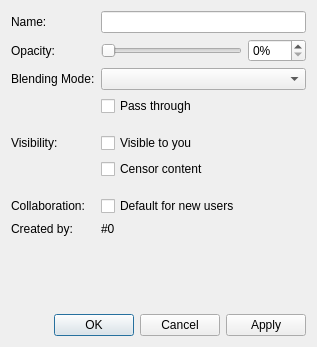
<?xml version="1.0" encoding="UTF-8"?>
<ui version="4.0">
 <class>LayerProperties</class>
 <widget class="QWidget" name="LayerProperties">
  <property name="windowModality">
   <enum>Qt::WindowModal</enum>
  </property>
  <property name="geometry">
   <rect>
    <x>0</x>
    <y>0</y>
    <width>317</width>
    <height>347</height>
   </rect>
  </property>
  <property name="windowTitle">
   <string>Layer Properties</string>
  </property>
  <layout class="QFormLayout" name="formLayout">
   <item row="0" column="0">
    <widget class="QLabel" name="titleLabel">
     <property name="text">
      <string>Name:</string>
     </property>
    </widget>
   </item>
   <item row="0" column="1">
    <widget class="QLineEdit" name="title"/>
   </item>
   <item row="2" column="0">
    <widget class="QLabel" name="opacityLabel">
     <property name="text">
      <string>Opacity:</string>
     </property>
    </widget>
   </item>
   <item row="2" column="1">
    <layout class="QHBoxLayout" name="horizontalLayout">
     <item>
      <widget class="QSlider" name="opacitySlider">
       <property name="maximum">
        <number>100</number>
       </property>
       <property name="orientation">
        <enum>Qt::Horizontal</enum>
       </property>
      </widget>
     </item>
     <item>
      <widget class="QSpinBox" name="opacitySpinner">
       <property name="suffix">
        <string>%</string>
       </property>
       <property name="maximum">
        <number>100</number>
       </property>
      </widget>
     </item>
    </layout>
   </item>
   <item row="4" column="0">
    <widget class="QLabel" name="blendModeLabel">
     <property name="text">
      <string>Blending Mode:</string>
     </property>
    </widget>
   </item>
   <item row="4" column="1">
    <widget class="QComboBox" name="blendMode"/>
   </item>
   <item row="6" column="1">
    <widget class="QCheckBox" name="passThrough">
     <property name="text">
      <string>Pass through</string>
     </property>
    </widget>
   </item>
   <item row="7" column="1">
    <spacer name="verticalSpacer">
     <property name="orientation">
      <enum>Qt::Vertical</enum>
     </property>
     <property name="sizeType">
      <enum>QSizePolicy::Fixed</enum>
     </property>
     <property name="sizeHint" stdset="0">
      <size>
       <width>20</width>
       <height>5</height>
      </size>
     </property>
    </spacer>
   </item>
   <item row="8" column="0">
    <widget class="QLabel" name="label">
     <property name="text">
      <string>Visibility:</string>
     </property>
    </widget>
   </item>
   <item row="8" column="1">
    <widget class="QCheckBox" name="visible">
     <property name="text">
      <string>Visible to you</string>
     </property>
    </widget>
   </item>
   <item row="9" column="1">
    <widget class="QCheckBox" name="censored">
     <property name="text">
      <string>Censor content</string>
     </property>
    </widget>
   </item>
   <item row="10" column="1">
    <spacer name="verticalSpacer_2">
     <property name="orientation">
      <enum>Qt::Vertical</enum>
     </property>
     <property name="sizeType">
      <enum>QSizePolicy::Fixed</enum>
     </property>
     <property name="sizeHint" stdset="0">
      <size>
       <width>20</width>
       <height>5</height>
      </size>
     </property>
    </spacer>
   </item>
   <item row="11" column="0">
    <widget class="QLabel" name="label_2">
     <property name="text">
      <string>Collaboration:</string>
     </property>
    </widget>
   </item>
   <item row="11" column="1">
    <widget class="QCheckBox" name="defaultLayer">
     <property name="text">
      <string>Default for new users</string>
     </property>
    </widget>
   </item>
   <item row="13" column="0">
    <widget class="QLabel" name="label_3">
     <property name="text">
      <string>Created by:</string>
     </property>
    </widget>
   </item>
   <item row="13" column="1">
    <widget class="QLabel" name="createdBy">
     <property name="text">
      <string notr="true">#0</string>
     </property>
     <property name="textFormat">
      <enum>Qt::PlainText</enum>
     </property>
    </widget>
   </item>
   <item row="15" column="0">
    <spacer name="verticalSpacer_3">
     <property name="orientation">
      <enum>Qt::Vertical</enum>
     </property>
     <property name="sizeHint" stdset="0">
      <size>
       <width>20</width>
       <height>5</height>
      </size>
     </property>
    </spacer>
   </item>
   <item row="16" column="0" colspan="2">
    <widget class="QDialogButtonBox" name="buttonBox">
     <property name="standardButtons">
      <set>QDialogButtonBox::Apply|QDialogButtonBox::Cancel|QDialogButtonBox::Ok</set>
     </property>
    </widget>
   </item>
  </layout>
 </widget>
 <resources/>
 <connections>
  <connection>
   <sender>opacitySlider</sender>
   <signal>valueChanged(int)</signal>
   <receiver>opacitySpinner</receiver>
   <slot>setValue(int)</slot>
   <hints>
    <hint type="sourcelabel">
     <x>170</x>
     <y>67</y>
    </hint>
    <hint type="destinationlabel">
     <x>247</x>
     <y>71</y>
    </hint>
   </hints>
  </connection>
  <connection>
   <sender>opacitySpinner</sender>
   <signal>valueChanged(int)</signal>
   <receiver>opacitySlider</receiver>
   <slot>setValue(int)</slot>
   <hints>
    <hint type="sourcelabel">
     <x>247</x>
     <y>71</y>
    </hint>
    <hint type="destinationlabel">
     <x>170</x>
     <y>67</y>
    </hint>
   </hints>
  </connection>
  <connection>
   <sender>passThrough</sender>
   <signal>toggled(bool)</signal>
   <receiver>blendMode</receiver>
   <slot>setEnabled(bool)</slot>
   <hints>
    <hint type="sourcelabel">
     <x>150</x>
     <y>141</y>
    </hint>
    <hint type="destinationlabel">
     <x>152</x>
     <y>98</y>
    </hint>
   </hints>
  </connection>
 </connections>
</ui>
